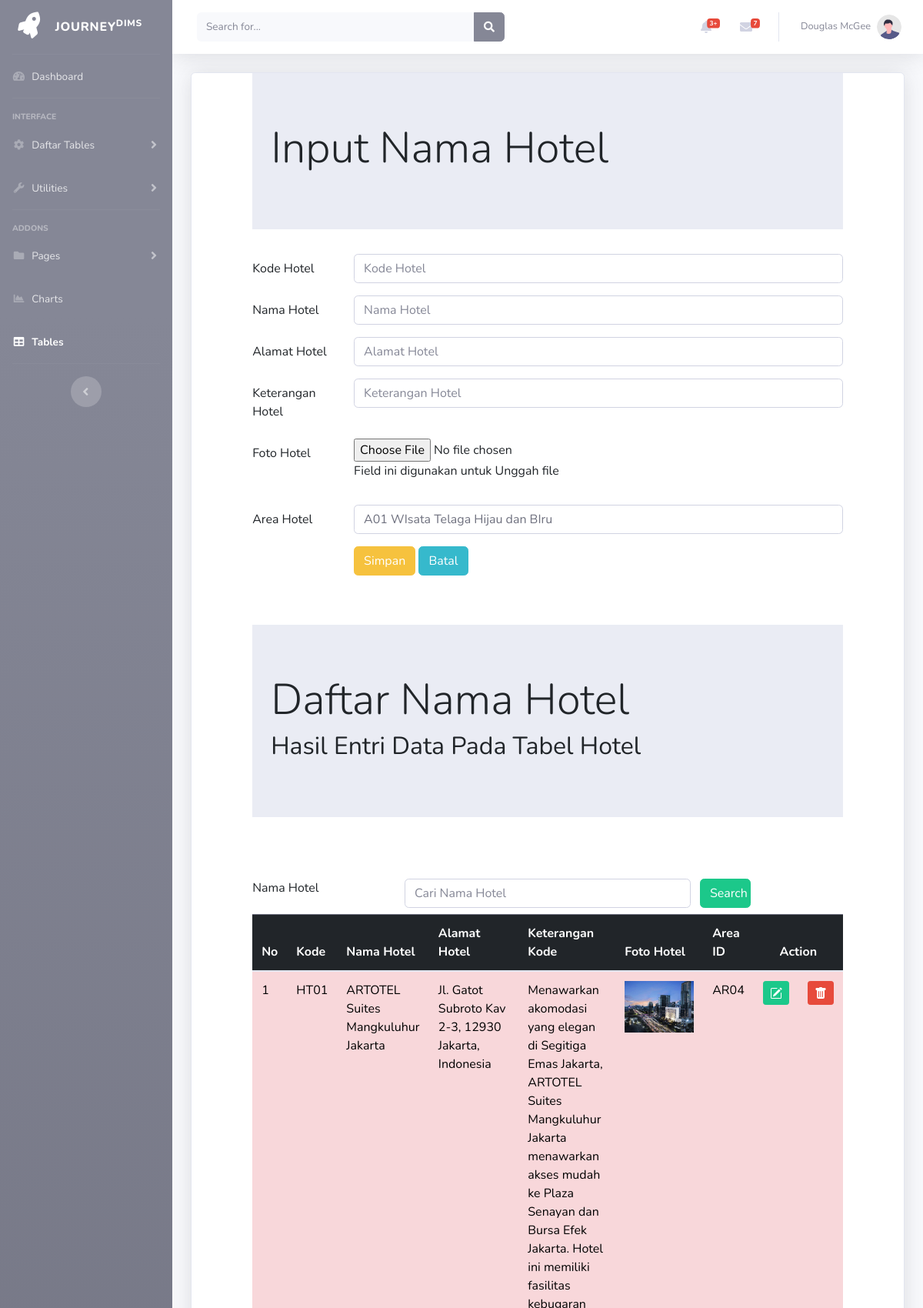
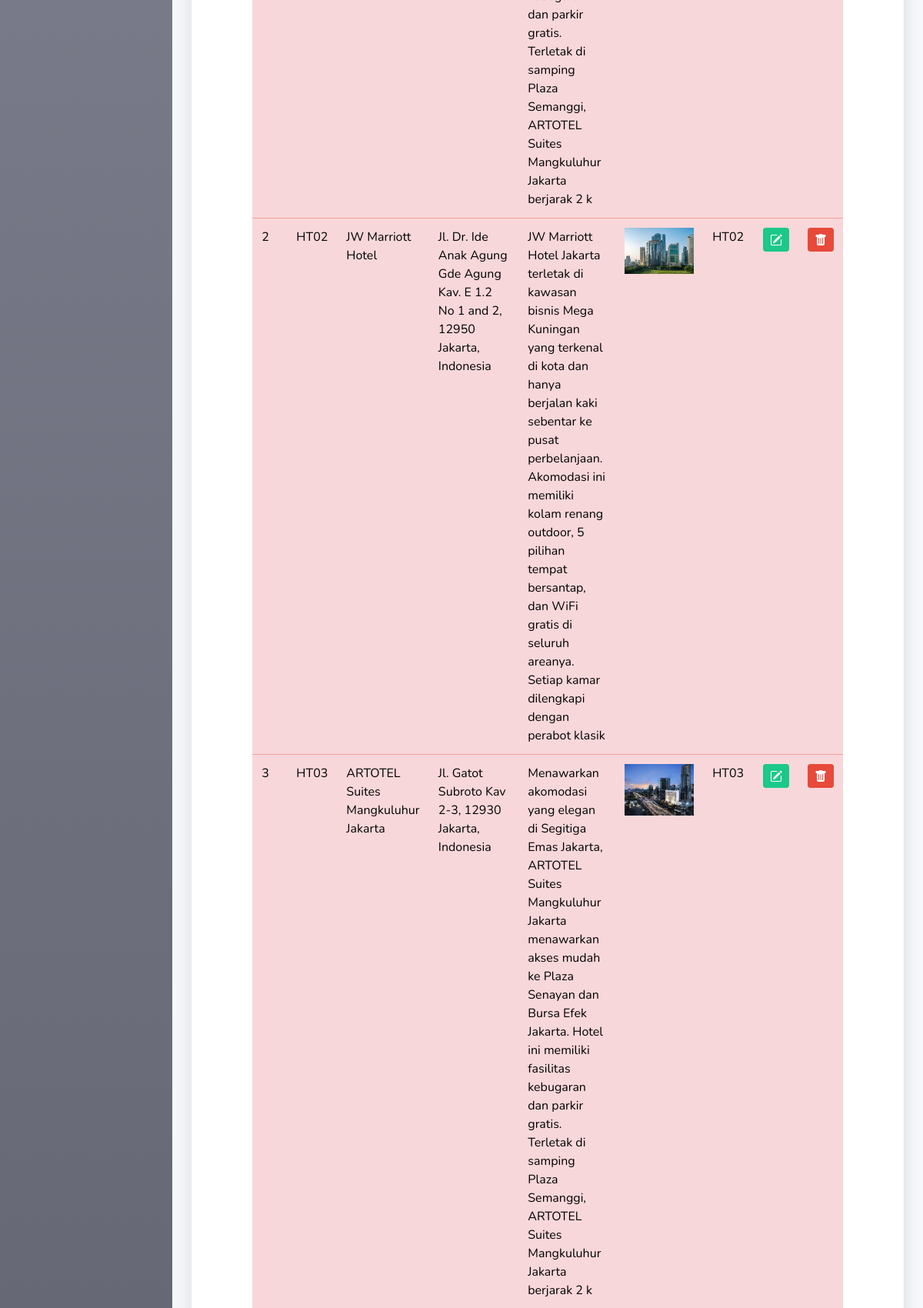
The page /hotel.php (signed in, upper part) on the database its author committed (2 pictures, top to bottom).
### tables this page shows
CREATE TABLE `hotel` (
  `hotel_ID` char(4) NOT NULL,
  `hotel_nama` varchar(60) NOT NULL,
  `hotel_alamat` varchar(255) NOT NULL,
  `hotel_keterangan` varchar(300) NOT NULL,
  `hotel_foto` text NOT NULL,
  `area_ID` char(4) NOT NULL
);

### hotel.php (the view, shortened to what this page needs)
<!DOCTYPE html>
<?php
include "includes/config.php";
    ?> <h1>Anda Harus Mengisi Data Dahulu !!</h1> <?php
$dataarea = mysqli_query($connection, "select * from area");
?>
<html lang="en">
<head>
  <link rel="stylesheet" type="text/css" href="https://cdnjs.cloudflare.com/ajax/libs/select2/4.0.3/css/select2.min.css">
  <link rel="stylesheet" type="text/css" href="css/bootstrap.min.css">
</head>
<?php include "header.php"; ?>
<div class="container-fluid">
<div class="card shadow mb-4">
  <div class="row">
    <div class="col-sm-1">
    </div>
    <div class="col-sm-10">
      <div class="jumbotron jumbotron-fluid">
        <div class="container">
          <h1 class="display-4">Input Nama Hotel</h1>
        </div>
      </div>
      <form method="POST" action="" enctype="multipart/form-data">
        <div class="mb-3 row">
          <label for="kode_kategori" class="col-sm-2 col-form-label">Kode Hotel</label>
          <div class="col-sm-10">
            <input type="text" class="form-control" id="kode_kategori" name="input_kode" placeholder="Kode Hotel" maxlength="4">
          </div>
        </div>
        <div class="mb-3 row">
          <label for="nama_kategori" class="col-sm-2 col-form-label">Nama Hotel</label>
          <div class="col-sm-10">
            <input type="text" class="form-control" id="nama_kategori" name="input_nama" placeholder="Nama Hotel">
          </div>
        </div>
        <div class="mb-3 row">
          <label for="keterangan_kategori" class="col-sm-2 col-form-label">Alamat Hotel</label>
          <div class="col-sm-10">
            <input type="text" class="form-control" id="keterangan_kategori" name="input_alamat" placeholder="Alamat Hotel">
          </div>
        </div>
        <div class="mb-3 row">
          <label for="referensi_kategori" class="col-sm-2 col-form-label">Keterangan Hotel</label>
          <div class="col-sm-10">
            <input type="text" class="form-control" id="referensi_kategori" name="input_ket" placeholder="Keterangan Hotel">
          </div>
        </div>
        <div class="mb-3 row">
          <label for="file" class="col-sm-2 col-form-label">Foto Hotel</label>
            <div class="col-sm-10">
              <input type="file" id="file" name="file">
              <p class="help-block">Field ini digunakan untuk Unggah file</p>
            </div>
        </div>
        <div class="mb-3 row">
          <label for="referensi_kategori" class="col-sm-2 col-form-label">Area Hotel</label>
          <div class="col-sm-10">
            <select class="form-control" id="kode_area" name="kode_area">
                <?php while ($row = mysqli_fetch_array($dataarea))
                { ?>
                  <option value="<?php echo $row["area_ID"]; ?>">
                    <?php echo $row["area_ID"]; ?>
                    <?php echo $row["area_nama"]; ?>
                  </option>
          <?php } ?>
            </select>
          </div>
        </div>
        <div class="mb-3 row">
          <div class="col-sm-2 ">
          </div>
          <div class="col-sm-10">
            <input type="submit" class="btn btn-warning" value="Simpan" name="Simpan">
            <input type="reset" class="btn btn-info" value="Batal" name="Batal">
          </div>
        </div>
      </form>
    </div>
    <div class="col-sm-1">
    </div>
  </div>
  <br>
  <br>
  <div class="row">
    <div class="col-sm-1"></div>
    <div class="col-sm-10">
      <div class="jumbotron jumbotron-fluid">
        <div class="container">
          <h1 class="display-4">Daftar Nama Hotel</h1>
          <h2>Hasil Entri Data Pada Tabel Hotel</h2>
        </div>
      </div>
      <br>
      <br>
      <form method="POST">
        <div class="form-group row mb-2">
          <label for="search" class="col-sm-3">Nama Hotel</label>
          <div class="col-sm-6">
            <input type="text" name="search" class="form-control" id="search" placeholder="Cari Nama Hotel" value="<?php if(isset($_POST['search'])) {echo $_POST['search'];} ?>">
          </div>
          <input type="submit" name="kirim" class="col-sm-1 btn btn-success" value="Search">
        </div>
      </form>
      <table class="table table-hover">
        <thead class="table-dark">
          <tr>
            <th>No</th>
            <th>Kode</th>
            <th>Nama Hotel</th>
            <th>Alamat Hotel</th>
            <th>Keterangan Kode</th>
            <th>Foto Hotel</th>
            <th>Area ID</th>
            <th colspan="2" style="text-align: center">Action</th>
          </tr>
        </thead>
        <tbody class="table-danger">
          <?php
          $query = mysqli_query($connection, " SELECT * FROM hotel ");
            $nomor = 1;
            while ($row = mysqli_fetch_array($query))
            { ?>
              <tr>
                <td><?php echo $nomor;?></td>
                <td><?php echo $row['hotel_ID'];?></td>
                <td><?php echo $row['hotel_nama'];?></td>
                <td><?php echo $row['hotel_alamat'];?></td>
                <td><?php echo $row['hotel_keterangan'];?></td>
                <td>
                  <?php if(is_file("images/".$row['hotel_foto']))
                  { ?>
                  <img src="images/<?php echo $row['hotel_foto']; ?>" width="90">
                  <?php } else
                    echo "<img src='images/noimage.png' width='80'>";
                  ?>
                </td>
                <td><?php echo $row['area_ID'];?></td>
                <td>
                  <a href="hoteledit.php?ubah=<?php echo $row["hotel_ID"];?>" class="btn btn-success btn-sm" title="EDIT">
                  </a>
                </td>
                <td>
                  <a href="hotelhapus.php?hapus=<?php echo $row["hotel_ID"];?>" class="btn btn-danger btn-sm" title="DELETE">
                  </a>
                </td>
              </tr>
      <?php $nomor = $nomor + 1; ?>
      <?php } ?>
        </tbody>
    </table>
    </div>
    <div class="col-sm-1"></div>
  </div>
</div>
</div>
</html>

### header.php (shortened to what this page needs)
<head>
    <link href="vendor/fontawesome-free/css/all.min.css" rel="stylesheet" type="text/css">
    <link href="css/sb-admin-2.min.css" rel="stylesheet">
    <link href="vendor/datatables/dataTables.bootstrap4.min.css" rel="stylesheet">
</head>
<body id="page-top">
    <div id="wrapper">
        <ul class="navbar-nav bg-gradient-secondary sidebar sidebar-dark accordion" id="accordionSidebar">
            <a class="sidebar-brand d-flex align-items-center justify-content-center" href="header.php">
                <div class="sidebar-brand-icon rotate-n-15">
                    <i class="fas fa-rocket"></i>
                </div>
                <div class="sidebar-brand-text mx-3">Journey<sup>Dims</sup></div>
            </a>
            <hr class="sidebar-divider my-0">
            <li class="nav-item">
                <a class="nav-link" href="index.php">
                    <i class="fas fa-fw fa-tachometer-alt"></i>
                    <span>Dashboard</span></a>
            </li>
            <hr class="sidebar-divider">
            <div class="sidebar-heading">
                Interface
            </div>
            <li class="nav-item">
                <a class="nav-link collapsed" href="#" data-toggle="collapse" data-target="#collapseTwo"
                    aria-expanded="true" aria-controls="collapseTwo">
                    <i class="fas fa-fw fa-cog"></i>
                    <span>Daftar Tables</span>
                </a>
            </li>
            <li class="nav-item">
                <a class="nav-link collapsed" href="#" data-toggle="collapse" data-target="#collapseUtilities"
                    aria-expanded="true" aria-controls="collapseUtilities">
                    <i class="fas fa-fw fa-wrench"></i>
                    <span>Utilities</span>
                </a>
            </li>
            <hr class="sidebar-divider">
            <div class="sidebar-heading">
                Addons
            </div>
            <li class="nav-item">
                <a class="nav-link collapsed" href="#" data-toggle="collapse" data-target="#collapsePages"
                    aria-expanded="true" aria-controls="collapsePages">
                    <i class="fas fa-fw fa-folder"></i>
                    <span>Pages</span>
                </a>
            </li>
            <li class="nav-item">
                <a class="nav-link" href="charts.html">
                    <i class="fas fa-fw fa-chart-area"></i>
                    <span>Charts</span></a>
            </li>
            <li class="nav-item active">
                <a class="nav-link" href="tables.html">
                    <i class="fas fa-fw fa-table"></i>
                    <span>Tables</span></a>
            </li>
            <hr class="sidebar-divider d-none d-md-block">
            <div class="text-center d-none d-md-inline">
                <button class="rounded-circle border-0" id="sidebarToggle"></button>
            </div>
        </ul>
        <div id="content-wrapper" class="d-flex flex-column">
            <div id="content">
                <nav class="navbar navbar-expand navbar-light bg-white topbar mb-4 static-top shadow">
                    <form
                        class="d-none d-sm-inline-block form-inline mr-auto ml-md-3 my-2 my-md-0 mw-100 navbar-search">
                        <div class="input-group">
                            <input type="text" class="form-control bg-light border-0 small" placeholder="Search for..."
                                aria-label="Search" aria-describedby="basic-addon2">
                            <div class="input-group-append">
                                <button class="btn btn-secondary" type="button">
                                    <i class="fas fa-search fa-sm"></i>
                                </button>
                            </div>
                        </div>
                    </form>
                    <ul class="navbar-nav ml-auto">
                        <li class="nav-item dropdown no-arrow mx-1">
                            <a class="nav-link dropdown-toggle" href="#" id="alertsDropdown" role="button"
                                data-toggle="dropdown" aria-haspopup="true" aria-expanded="false">
                                <i class="fas fa-bell fa-fw"></i>
                                <span class="badge badge-danger badge-counter">3+</span>
                            </a>
                        </li>
                        <li class="nav-item dropdown no-arrow mx-1">
                            <a class="nav-link dropdown-toggle" href="#" id="messagesDropdown" role="button"
                                data-toggle="dropdown" aria-haspopup="true" aria-expanded="false">
                                <i class="fas fa-envelope fa-fw"></i>
                                <span class="badge badge-danger badge-counter">7</span>
                            </a>
                        </li>
                        <li class="nav-item dropdown no-arrow">
                            <a class="nav-link dropdown-toggle" href="#" id="userDropdown" role="button"
                                data-toggle="dropdown" aria-haspopup="true" aria-expanded="false">
                                <span class="mr-2 d-none d-lg-inline text-gray-600 small">Douglas McGee</span>
                                <img class="img-profile rounded-circle"
                                    src="img/undraw_profile.svg">
                            </a>
                        </li>
                    </ul>
                </nav>

### rows shown on the page
hotel: hotel_ID "HT01", hotel_nama "ARTOTEL Suites Mangkuluhur Jakarta", hotel_alamat "Jl. Gatot Subroto Kav 2-3, 12930 Jakarta, Indonesia", hotel_keterangan "Menawarkan akomodasi yang elegan di Segitiga Emas Jakarta, ARTOTEL Suites Mangkuluhur Jakarta menawarkan akses mudah ke Plaza Senayan dan Bursa Efek Jakarta. Hotel ini memiliki fasilitas kebugaran dan parkir gratis. Terletak di samping Plaza Semanggi, ARTOTEL Suites Mangkuluhur Jakarta berjarak 2 k", hotel_foto (picture), area_ID "AR04"
hotel: hotel_ID "HT02", hotel_nama "JW Marriott Hotel", hotel_alamat "Jl. Dr. Ide Anak Agung Gde Agung Kav. E 1.2 No 1 and 2, 12950 Jakarta, Indonesia", hotel_keterangan "JW Marriott Hotel Jakarta terletak di kawasan bisnis Mega Kuningan yang terkenal di kota dan hanya berjalan kaki sebentar ke pusat perbelanjaan. Akomodasi ini memiliki kolam renang outdoor, 5 pilihan tempat bersantap, dan WiFi gratis di seluruh areanya. Setiap kamar dilengkapi dengan perabot klasik", hotel_foto (picture), area_ID "HT02"
hotel: hotel_ID "HT03", hotel_nama "ARTOTEL Suites Mangkuluhur Jakarta", hotel_alamat "Jl. Gatot Subroto Kav 2-3, 12930 Jakarta, Indonesia", hotel_keterangan "Menawarkan akomodasi yang elegan di Segitiga Emas Jakarta, ARTOTEL Suites Mangkuluhur Jakarta menawarkan akses mudah ke Plaza Senayan dan Bursa Efek Jakarta. Hotel ini memiliki fasilitas kebugaran dan parkir gratis. Terletak di samping Plaza Semanggi, ARTOTEL Suites Mangkuluhur Jakarta berjarak 2 k", hotel_foto (picture), area_ID "HT03"

### other values the page prints
form field kode_area "A01 WIsata Telaga Hijau dan BIru"
